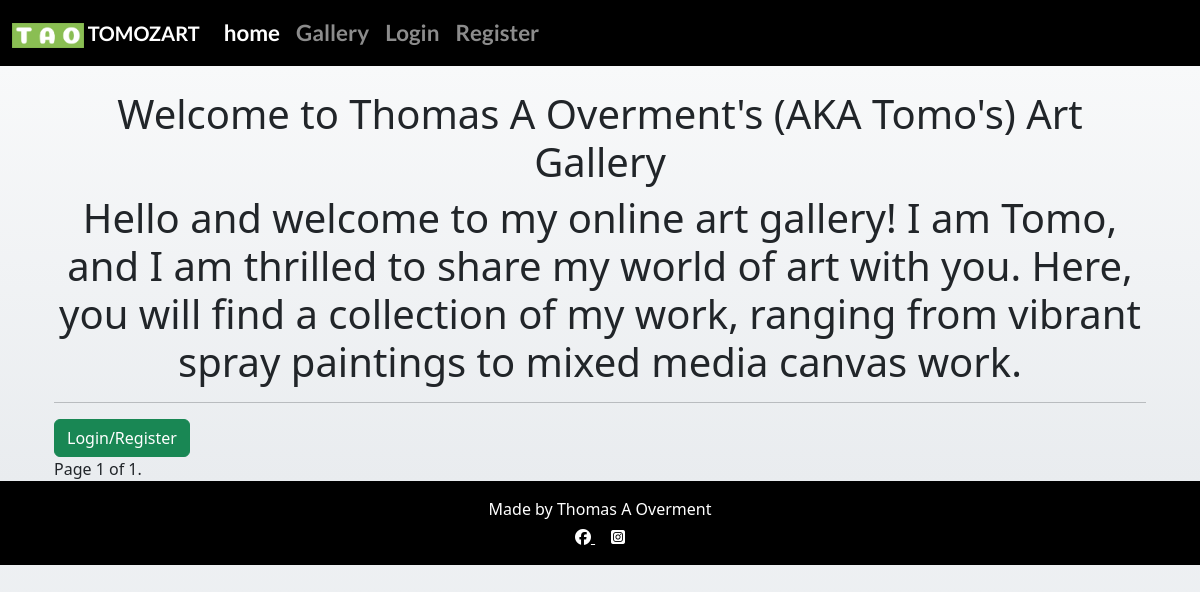
The app's page /, older data.
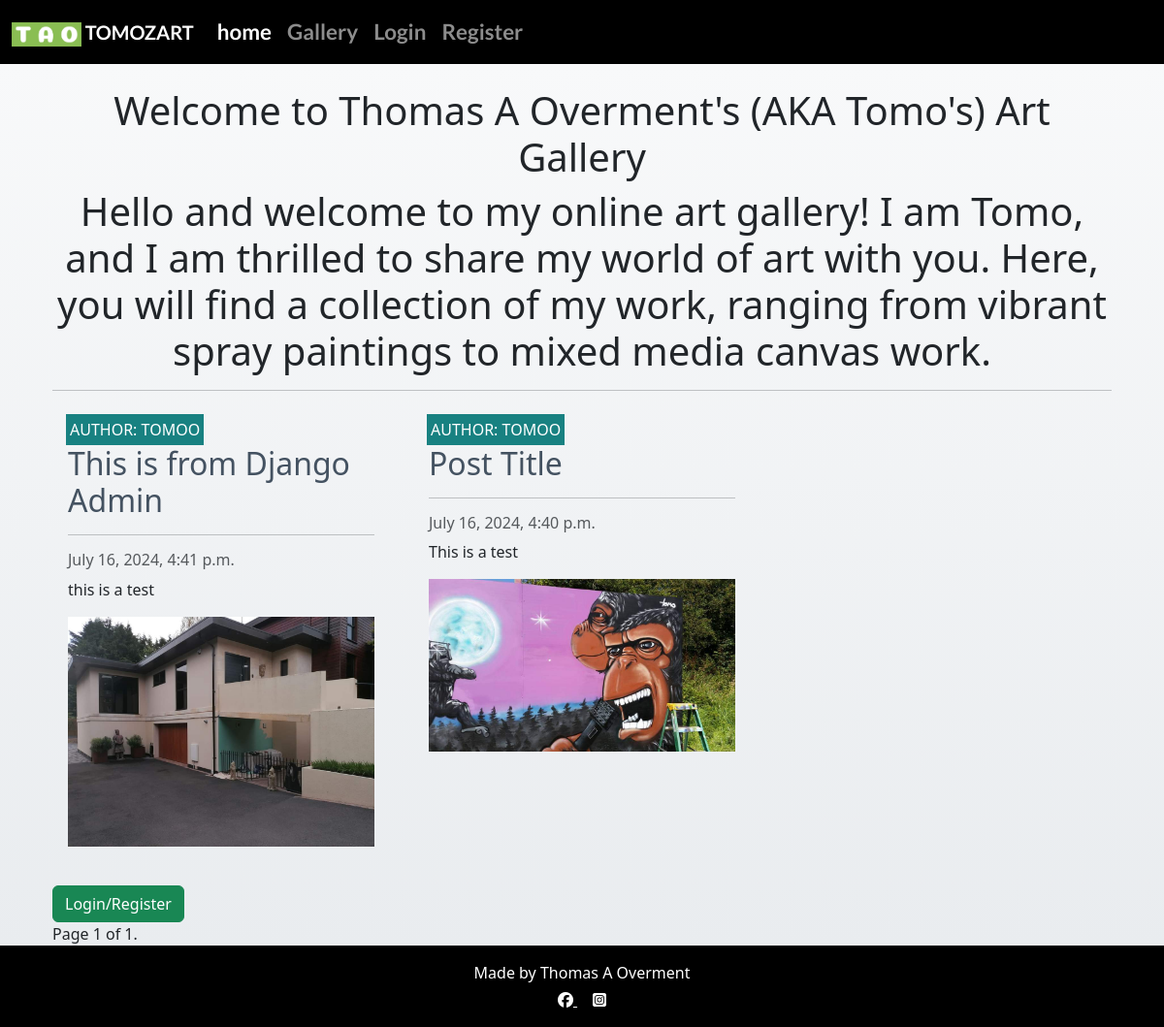
The same page, newer data.
### blog_app/models.py (models this page shows, shortened)
class Post(models.Model):
    title = models.CharField(max_length=200, unique=True)
    slug = models.SlugField(max_length=200, unique=True)
    author = models.ForeignKey(User, on_delete=models.CASCADE, related_name="blog_app_posts")
    content = models.TextField()
    created_on = models.DateTimeField(auto_now_add=True)
    status = models.IntegerField(choices=STATUS, default=0)
    image = models.ImageField(upload_to='images/', null=True, blank=True)

### blog_app/views.py (the view)
# urls.py: path('', views.PostList.as_view(), name='home'),
class PostList(generic.ListView):
    queryset = Post.objects.filter(status=1).order_by('-created_on')
    template_name = "blog_app/index.html"
    paginate_by = 6

### blog_app/templates/blog_app/index.html (shortened to what this page needs)
{% extends "base.html" %}
{% block content %}
<div class="container-fluid">
    <div class="row">
        <div class="col col-title text-center">
            <h1 class="text-center title">Welcome to Thomas A Overment's (AKA Tomo's) Art Gallery</h1>
            <p class="display-6">Hello and welcome to my online art gallery! I am Tomo, and I am thrilled to share my world of art with you. Here, you will find a collection of my work, ranging from vibrant spray paintings to mixed media canvas work.</p>
            <hr>
        </div>
    </div>
    <div class="row">
        {% for post in object_list %}
        <div class="col-md-4">
            <div class="card mb-4">
                <div class="card-body">
                    <div class="image-container">
                        <div class="image-flash">
                            <p class="author">Author: {{ post.author }}</p>
                        </div>
                    </div>
                    <a href="{% url 'post_detail' post.slug %}" class="post-link">
                        <h2 class="card-title">{{ post.title }}</h2>
                    </a>
                    <hr />
                    <p class="card-text text-muted h6">{{ post.created_on }}</p>
                    <p class="card-text">{{ post.content|safe }}</p>
                    {% if post.image %}
                    <img src="{{ post.image.url }}" class="img-fluid">
                    {% endif %}
                </div>
            </div>
        </div>
        {% endfor %}
    </div>
    {% if user.is_authenticated %}
            <a href="{% url 'account_logout' %}">
                <button class="btn btn-success btn-login-register">Logout</button>
            </a>
            {% else %}
            <a href="{% url 'account_login' %}">
                <button class="btn btn-success btn-login-register">Login/Register</button>
            </a>
            {% endif %}
    <div class="pagination">
        <span class="step-links">
            <span class="current">
                Page {{ page_obj.number }} of {{ page_obj.paginator.num_pages }}.
            </span>
        </span>
    </div>
</div>
{% endblock %}

### templates/base.html (shortened to what this page needs)
{% load static %}
{% url 'home' as home_url %}
{% url 'account_login' as login_url %}
{% url 'account_signup' as signup_url %}
{% url 'account_logout' as logout_url %}
<!DOCTYPE html>
<html class="h-100" lang="en">
<head>
    <link href="https://cdn.jsdelivr.net/npm/bootstrap@5.3.3/dist/css/bootstrap.min.css" rel="stylesheet">
    <link rel="stylesheet" href="{% static 'css/style.css' %}">
</head>
<body class="d-flex flex-column h-100 main-bg">
    <nav class="navbar navbar-expand-md navbar-dark bg-black">
        <div class="container-fluid">
            <a class="navbar-brand" href="{% url 'home' %}">
                <img src="{% static 'images/logo.png' %}" alt="logo" height="25">
                TOMOZART
            </a>
            <div class="collapse navbar-collapse" id="navbarText">
                <ul class="navbar-nav me-auto mb-2 mb-lg-0">
                    <li class="nav-item">
                        <a class="nav-link {% if request.path == home_url %}active{% endif %}" aria-current="page" href="{% url 'home' %}">home</a>
                    </li>
                    <li class="nav-item">
                        <a class="nav-link {% if request.path == 'gallery' %}active{% endif %}" aria-current="page" href="{% url 'gallery' %}">Gallery</a>
                    </li>
                    {% if user.is_authenticated %}
                    <li class="nav-item">
                        <a class="nav-link {% if request.path == 'add_post' %}active{% endif %}" aria-current="page" href="{% url 'add_post' %}">Add Post</a>
                    </li>
                    <li class="nav-item">
                        <a class="nav-link {% if request.path == 'add_post' %}active{% endif %}" aria-current="page" href="{% url 'account_logout' %}">Logout</a>
                    </li>
                    {% else %}
                    <li class="nav-item">
                        <a class="nav-link {% if request.path == 'gallery' %}active{% endif %}" aria-current="page" href="{% url 'account_login' %}">Login</a>
                    </li>
                    <li class="nav-item">
                        <a class="nav-link {% if request.path == 'gallery' %}active{% endif %}" aria-current="page" href="{% url 'account_signup' %}">Register</a>
                    </li>
                    {% endif %}
                </ul>
            </div>
        </div>
    </nav>
    <main class="flex-shrink-0 main-bg">
        <div class="container">
            <br>
            {% block content %}
            {% endblock content %}
        </div>
    </main>
<div>
    <footer class="bg-black text-white text-center py-3">
        <div class="container">
            <p class="mb-1">Made by Thomas A Overment</p>
            <div>
                <a href="https://facebook.com" target="_blank" class="text-white me-3">
                    <i class="fa-brands fa-facebook"></i>
                </a>
                <a href="https://instagram.com" target="_blank" class="text-white">
                    <i class="fa-brands fa-instagram-square"></i>
                </a>
            </div>
        </div>
    </footer>
</div>
</body>
</html>

### static/css/style.css (style rules this page uses)
body { background-color: #605B56 }
.navbar { font-family: Lato, sans-serif; font-size: 1.4rem; font-weight: 700; color: #4A4A4F; }
.main-bg { background-color: #F9FAFC; }
.card { border: none; background-color: transparent; }
.image-container { position: relative; }
.image-flash { position: absolute; bottom: 5%; min-width: 30%; left: -2px; background-color: #188181; }
.author { color: white; margin: 4px; text-transform: uppercase; }
.post-link { text-decoration: none; color: #445261; }

### templates/base.html (style rules this page uses)
.main-bg { background: linear-gradient(to bottom, #f8f9fa, #e9ecef); }

Row changes from the older to the newer data that the page shows:
added Post: author "TOMOO", title "This is from Django Admin", created_on "July 16, 2024, 4:41 p.m.", content "this is a test", image (picture)
added Post: author "TOMOO", title "Post Title", created_on "July 16, 2024, 4:40 p.m.", content "This is a test", image (picture)
